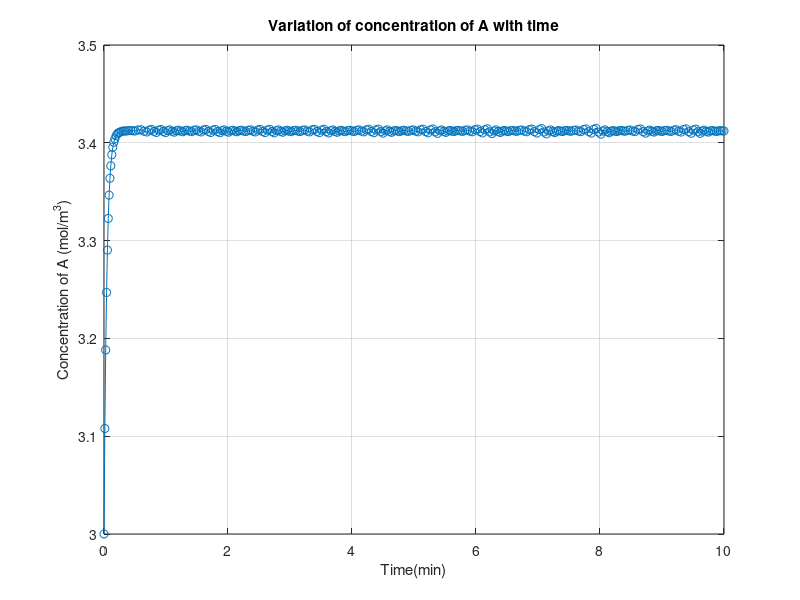

Write MATLAB code to recreate this figure. (Note: this script raises an error after producing the figure.)
% Indian Institute of Technology Roorkee
% Autumn Semester 2022-23
% CHN 323 Assignment 6

% Project Members:
% a) Aryan Ranjan [20112026]
% b) Madhumita [20112061]
% c) Ishika [20112052]

% Clearing terminal & memory, measuring exec time, setting print options.
clc;
clear;
tic;
options = optimset('Display','off');

% Q) Let us consider a simple isothermal reaction A -> B ...

% Sol) 
% Before t = 0s, Caf = 5 and as system is at steady state,
% so dCa/dt = 0. Therefore, F(Caf - Ca) - k.Ca^2.V = 0

F = 9;
k = 2;
Caf = 5;
V = 1;

dCadt = @(Ca) F * (Caf - Ca) - k * Ca.^2 * V;

% Finding initial value of Ca before and at t = 0.
Cai = fsolve(dCadt, 2, options);

% Now value Caf changes to 6.
Caf = 6;
tspan = [0, 10];
[t, Ca] = ode45(@(t, Ca)F * (Caf - Ca) - k * Ca.^2 * V, tspan, Cai);

Ca_final_intial = Ca(size(Ca));
Ca_final = Ca_final_intial(1);

% a) Variation of concentration of A wrt time.
figure(1)
plot(t, Ca, '-o');
grid;
xlabel("Time(min)");
ylabel("Concentration of A (mol/m^3)");
title("Variation of concentration of A with time");

disp("a) The final steady state concentration of A " + ...
    "in the MFR is "+ Ca_final + " mol/m^3.");


disp(" ");


% b) Now considering a train of MFRs to reduce 
% final Ca conc. to 1 unit value. In this case,
% the input for successing MFRs will be the
% steady state value of Ca in the previous 
% reactor. Also dCa/dt = 0 for all reactors.
targetConc = 1;
reactorCount = NoOfReactors(Cai, targetConc, options);

disp("b) Number of reactors required (to approach a " + ...
    "steady state output of Ca = 1 (approx)) " + ...
    "is " + reactorCount + ".");


disp(" ");


% c) Plotting the concentration variation of A 
% in the nth reactor, given that n is within 
% realistic bounds. Here we take example of 
% n = 5.
NthReactorConc(5, reactorCount, options);


timeTaken = toc;
disp(" ");
disp("The execution time is: " + timeTaken + " seconds.");

% % % % % % % % % % End of Program % % % % % % % % % % % % % % % 

% % % % % % % % % % Functions Used % % % % % % % % % % % % % % %
function Nr = NoOfReactors(initalConc, targetConc, options)
    Nr = 0;
    F = 9;
    k = 2;
    V = 1;
    Caf = initalConc;
    
    while (initalConc > targetConc)
        dCadt = @(Ca) F * (Caf - Ca) - k * Ca.^2 * V;
        initalConc = fsolve(dCadt, 2, options);
        Caf = initalConc;
        Nr = Nr + 1;
    end

    % Adding 1 more reactor as we have started 
    % from first reactor's output as initial
    % concentration.
    Nr = Nr + 1;
end

function NthReactorConc(n, maxReactors, options)
    if n > maxReactors
        disp("c) Invalid input as n value is greater " + ...
            "that maximum possible reactors!")
    elseif n <=0
        disp("c) N can't be negative or 0!");
    else
        F = 9;
        k = 2;
        V = 1;
        Caf = 5;
        tspan = [0, 10];

        C_AI = zeros(n, 1);
        C_AF = zeros(n, 1);
        
        % Calculating the steady state feed concentration of the nth 
        % reactor, Caf at steady state, initially when Caf of 1st 
        % reactor is 5, so; dCa/dt = 0.
        for i = 1 : n
            dCadt = @(Ca) F * (Caf - Ca) - k * Ca.^2 * V;
            Caf = fsolve(dCadt, 2, options);
            
            C_AI(i) = Caf;
        end
        
        % Calculating the steady state feed concentration of the nth 
        % reactor, Caf at steady state, initially when Caf of 1st 
        % reactor is 6, so; dCa/dt = 0.
        Caf = 6;
        for i = 1 : n
            dCadt = @(Ca) F * (Caf - Ca) - k * Ca.^2 * V;
            Caf = fsolve(dCadt, 2, options);
            
            C_AF(i) = Caf;
        end

        % Given the initial feed concentration of the n reactors, 
        % solving for the time variation of Ca
        % and plotting it.
        [tn, Cn] = ode45(@(t, Ca) EqnGen(t, Ca, n), tspan, C_AI);
        
        figure(2);
        plot(tn, Cn(:, n), '-o');
        grid;
        xlabel("Time(min)");
        ylabel("Concentration of A (mol/m^3)");
        title("Variation of concentration of A with " + ...
            "time in reactor " + n + ".");

        disp("c) For initial feed concentration Caf = "+ C_AI(n) + ",")
        disp("the steady state concentration of A, i.e Ca " + ...
            "in reactor " + n + " is " + ...
            + C_AF(n) + ".");

    end
end

% Simultaneous Differential Equation Generator
% to feed into ode45.
function E = EqnGen(~, Ca, n)
    F = 9;
    k = 2;
    V = 1;
    E = zeros(n, 1);
    E(1) = F * (6 - Ca(1)) - k * Ca(1).^2 * V;

    if n >= 2
        for i = 2 : n
            E(i) = F * (Ca(i-1) - Ca(i)) - k * Ca(i).^2 * V;
        end
    end
    
end